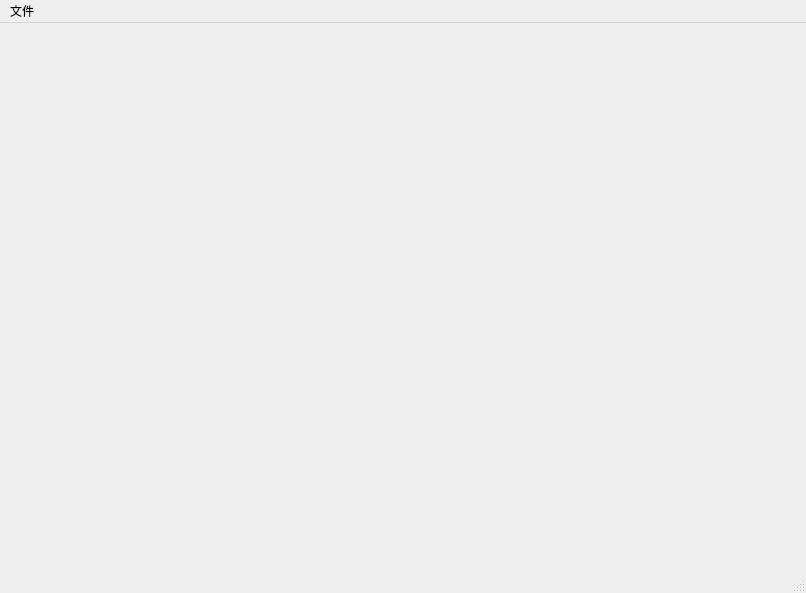
<?xml version="1.0" encoding="UTF-8"?>
<ui version="4.0">
 <class>MainWindow</class>
 <widget class="QMainWindow" name="MainWindow">
  <property name="geometry">
   <rect>
    <x>0</x>
    <y>0</y>
    <width>806</width>
    <height>593</height>
   </rect>
  </property>
  <property name="windowTitle">
   <string>MainWindow</string>
  </property>
  <property name="windowIcon">
   <iconset resource="XMLData.qrc">
    <normaloff>:/icons/icon/番茄.svg</normaloff>:/icons/icon/番茄.svg</iconset>
  </property>
  <widget class="QWidget" name="centralwidget"/>
  <widget class="QMenuBar" name="menubar">
   <property name="geometry">
    <rect>
     <x>0</x>
     <y>0</y>
     <width>806</width>
     <height>29</height>
    </rect>
   </property>
   <widget class="QMenu" name="fileMenu">
    <property name="title">
     <string>文件</string>
    </property>
    <addaction name="actionnewFileAction"/>
    <addaction name="openFileAction"/>
    <addaction name="newWindowAction"/>
    <addaction name="closeWindowAction"/>
   </widget>
   <addaction name="fileMenu"/>
  </widget>
  <widget class="QStatusBar" name="statusbar"/>
  <action name="newWindowAction">
   <property name="text">
    <string>新建窗口</string>
   </property>
   <property name="shortcut">
    <string>Ctrl+Shift+N</string>
   </property>
  </action>
  <action name="closeWindowAction">
   <property name="text">
    <string>关闭窗口</string>
   </property>
   <property name="shortcut">
    <string>Ctrl+Q</string>
   </property>
  </action>
  <action name="openFileAction">
   <property name="text">
    <string>打开文件</string>
   </property>
   <property name="shortcut">
    <string>Ctrl+O</string>
   </property>
  </action>
  <action name="actionnewFileAction">
   <property name="text">
    <string>新建文件</string>
   </property>
   <property name="shortcut">
    <string>Ctrl+N</string>
   </property>
  </action>
 </widget>
 <resources>
  <include location="XMLData.qrc"/>
 </resources>
 <connections/>
</ui>
